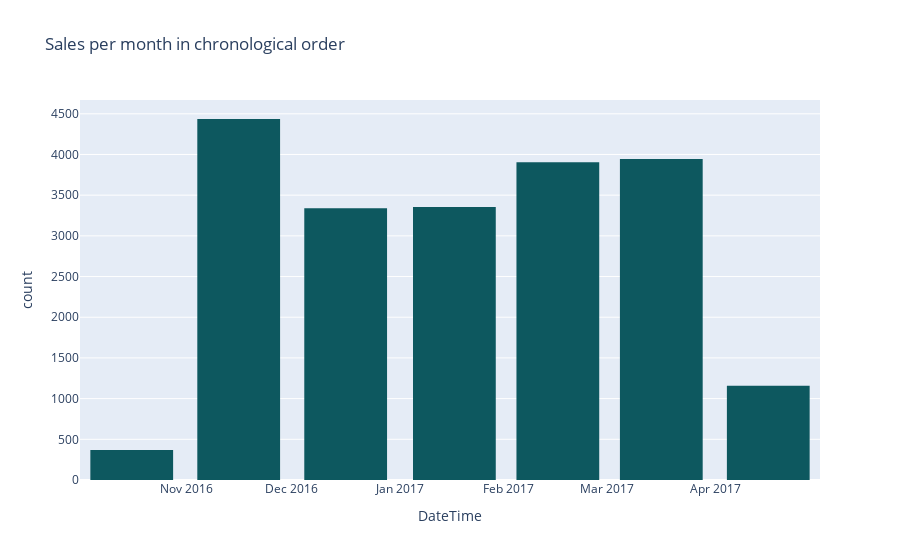

Notebook source saved alongside this figure:
### Markdown cell above
We show the count in a histogram with as many bins as unique months there are, to plot it divided by months chronologically

### Code cell
df["DateTime"] = pd.to_datetime(df["DateTime"], utc=True)
monthsCount = df.DateTime.dt.month_name().unique()
fig = px.histogram(df, x = "DateTime", nbins = len(monthsCount), title = "Sales per month in chronological order", color_discrete_sequence = px.colors.sequential.Mint_r)
fig.update_layout(bargap=0.2)
fig.show()

### Figure 1 — Plotly figure (JSON) as saved in the notebook; plotly's stock layout.template omitted (floating-point values rounded to 4 significant figures; data arrays with more than 128 entries replaced by an {"elided": "..."} marker saying what was removed)
{"data": [{"alignmentgroup": "True", "bingroup": "x", "hovertemplate": "DateTime=%{x}<br>count=%{y}<extra></extra>", "legendgroup": "", "marker": {"color": "rgb(13, 88, 95)", "pattern": {"shape": ""}}, "name": "", "nbinsx": 7, "offsetgroup": "", "orientation": "v", "showlegend": false, "type": "histogram", "x": {"elided": "20507 str values"}, "xaxis": "x", "yaxis": "y"}], "layout": {"bargap": 0.2, "barmode": "relative", "legend": {"tracegroupgap": 0}, "title": {"text": "Sales per month in chronological order"}, "xaxis": {"anchor": "y", "domain": [0, 1], "title": {"text": "DateTime"}}, "yaxis": {"anchor": "x", "domain": [0, 1], "title": {"text": "count"}}}}
